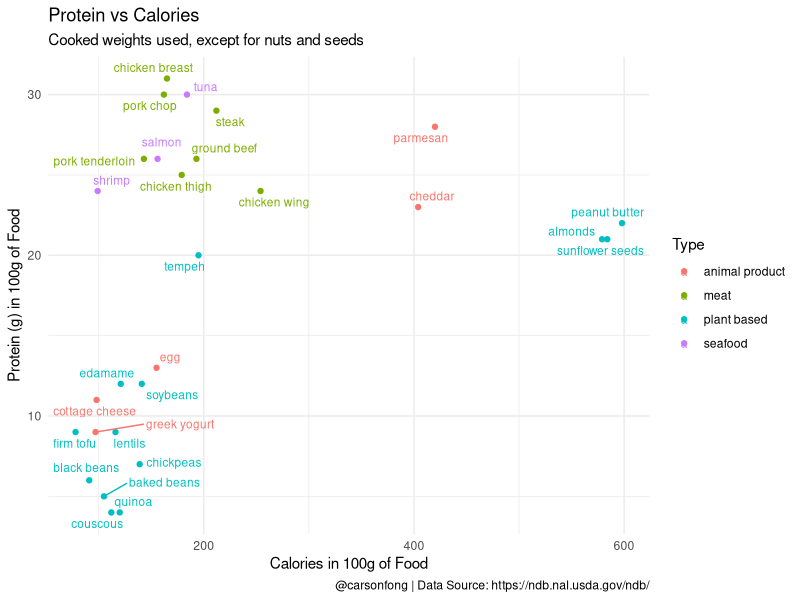
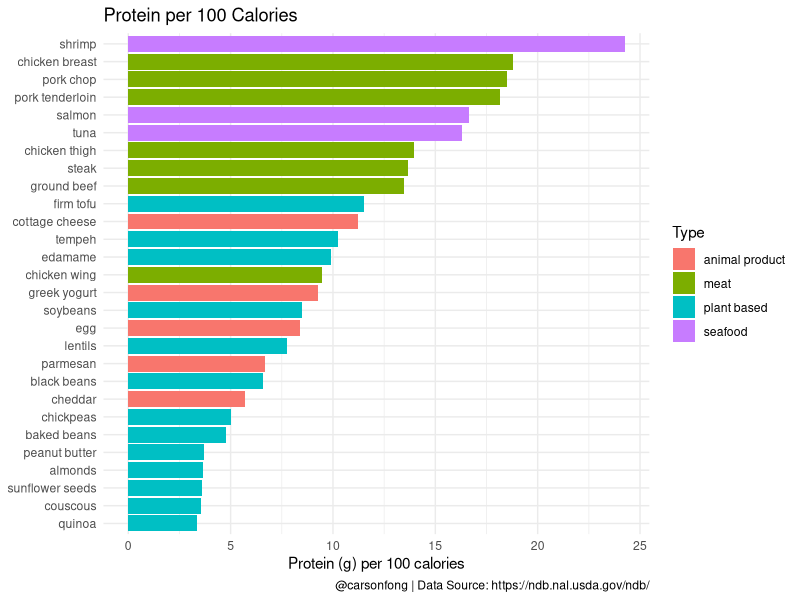
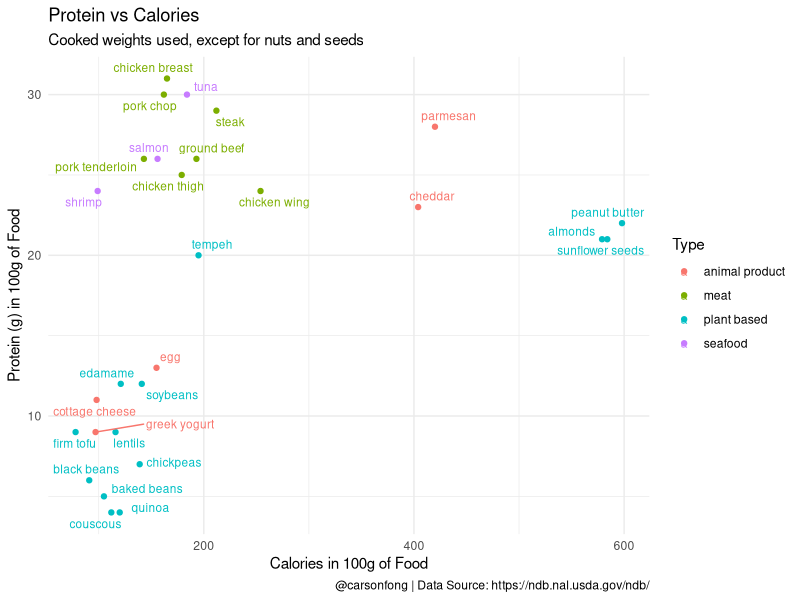
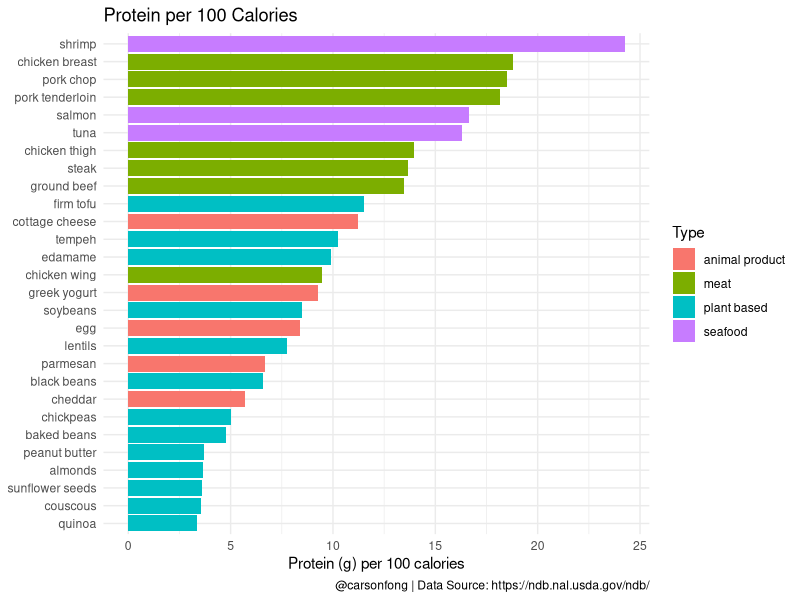

Here is the R script that generated these plots, in order:
library(tidyverse)
library(ggrepel)
df <- read_csv('protein_sources.csv')

scatter <- ggplot(data = df,mapping = aes(x=Calories_100g, y = Protein_100g, color = Type)) +
  geom_point() +
  geom_text_repel(mapping = aes(label=Food), size = 3) +
  theme_minimal() +
  labs(title = "Protein vs Calories",
       subtitle = "Cooked weights used, except for nuts and seeds",
       caption = "@carsonfong | Data Source: https://ndb.nal.usda.gov/ndb/",
       y = "Protein (g) in 100g of Food",
       x = "Calories in 100g of Food")

scatter

# compare pound for pound
df_2 <- df %>%
  mutate(prot_per_100cal = Protein_100g / Calories_100g * 100) %>%
  arrange(prot_per_100cal)

bar <- ggplot(data = df_2, mapping = aes(x = reorder(Food,prot_per_100cal),y = prot_per_100cal, fill = Type)) +
  geom_col() +
  coord_flip() +
  labs(title = "Protein per 100 Calories",
       caption = "@carsonfong | Data Source: https://ndb.nal.usda.gov/ndb/",
       y = "Protein (g) per 100 calories"
       ) +
  theme_minimal() +
  theme(
    axis.title.y = element_blank()
  )

bar

# save plots
ggsave(filename = "protein_scatter.png",
       plot = scatter,
       width = 7, height = 4, units = "in")

ggsave(filename = "protein_bar.png",
       plot = bar,
       width = 7, height = 4, units = "in")
